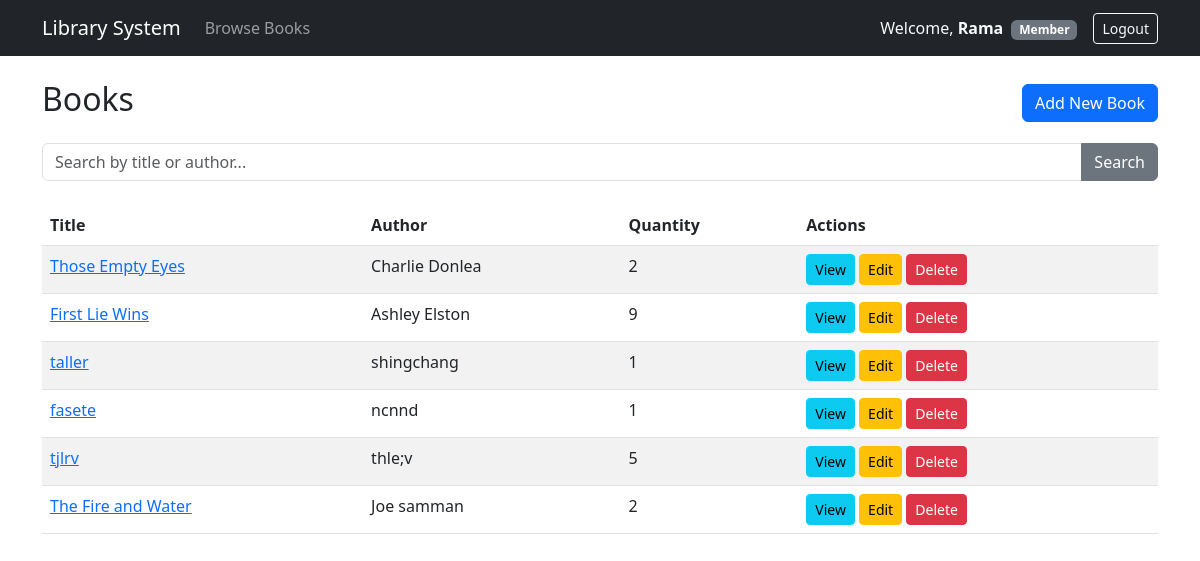
The app's page /books/ (signed in) with its own data.
### books/models.py (models this page shows, shortened)
class Member(models.Model):
    ROLE_CHOICES = (
        ('ADMIN', 'Administrator'),
        ('LIBRARIAN', 'Librarian'),
        ('ASSISTANT', 'Assistant'),
        ('MEMBER', 'Member'),
    )
    user = models.OneToOneField(User, on_delete=models.CASCADE, related_name='member_profile')
    role = models.CharField(max_length=15, choices=ROLE_CHOICES, default='MEMBER')
    phone = models.CharField(max_length=20)
    is_active_member = models.BooleanField(default=True)
    created_at = models.DateTimeField(auto_now_add=True)
    @property
    def is_admin(self):
        return self.role == 'ADMIN' or self.user.is_superuser

class Book(models.Model):
    title = models.CharField(max_length=200)
    author = models.CharField(max_length=200)
    quantity = models.IntegerField(validators=[MinValueValidator(0)])
    publication_year = models.IntegerField(
        validators=[MinValueValidator(1000), MaxValueValidator(current_year)]
    )

### books/views.py (the view)
# urls.py: path('', views.book_list, name='book_list'),
@login_required
def book_list(views_request):
    query = views_request.GET.get('q', '')
    if query:
        books = Book.objects.filter(Q(title__icontains=query) | Q(author__icontains=query))
    else:
        books = Book.objects.all()
    return render(views_request, 'books/book_list.html', {'books': books, 'query': query})

### books/templates/books/book_list.html
{% extends 'books/base.html' %}
{% block content %}
<div class="d-flex justify-content-between align-items-center mb-3">
    <h2>Books</h2>
    {% if user.is_authenticated %}
        <a href="{% url 'book_add' %}" class="btn btn-primary">Add New Book</a>
    {% endif %}
</div>
<form method="GET" class="mb-4">
    <div class="input-group">
        <input type="text" name="q" value="{{ query }}" class="form-control" placeholder="Search by title or author...">
        <button type="submit" class="btn btn-secondary">Search</button>
    </div>
</form>
<table class="table table-striped">
    <thead>
        <tr>
            <th>Title</th>
            <th>Author</th>
            <th>Quantity</th>
            <th>Actions</th>
        </tr>
    </thead>
    <tbody>
        {% for book in books %}
        <tr>
            <td><a href="{% url 'book_detail' book.id %}">{{ book.title }}</a></td>
            <td>{{ book.author }}</td>
            <td>{{ book.quantity }}</td>
            <td>
                <a href="{% url 'book_detail' book.id %}" class="btn btn-info btn-sm">View</a>
                {% if user.is_authenticated %}
                    <a href="{% url 'book_edit' book.id %}" class="btn btn-warning btn-sm">Edit</a>
                    <a href="{% url 'book_delete' book.id %}" class="btn btn-danger btn-sm">Delete</a>
                {% endif %}
            </td>
        </tr>
        {% empty %}
        <tr><td colspan="4">No books found.</td></tr>
        {% endfor %}
    </tbody>
</table>
{% endblock %}

### books/templates/books/base.html (shortened to what this page needs)
<!DOCTYPE html>
<html lang="en">
<head>
    <link href="https://cdn.jsdelivr.net/npm/bootstrap@5.3.0/dist/css/bootstrap.min.css" rel="stylesheet">
</head>
<body>
    <nav class="navbar navbar-expand-lg navbar-dark bg-dark mb-4">
        <div class="container">
            <a class="navbar-brand" href="{% url 'book_list' %}">Library System</a>
            <div class="collapse navbar-collapse" id="navbarNav">
                {% if user.is_authenticated %}
                    <ul class="navbar-nav me-auto">
                        <li class="nav-item">
                            <a class="nav-link" href="{% url 'book_list' %}">Browse Books</a>
                        </li>
                    </ul>
                    <div class="d-flex align-items-center">
                        <span class="navbar-text me-3 text-light">
                            Welcome, <strong>{{ user.username }}</strong>
                            <small class="badge bg-secondary ms-1">
                                {% if user.is_superuser %}
                                    Superuser
                                {% else %}
                                    {{ user.member_profile.get_role_display|default:"Member" }}
                                {% endif %}
                            </small>
                        </span>
                        <form action="{% url 'logout' %}" method="POST" class="d-inline">
                            <button type="submit" class="btn btn-outline-light btn-sm">Logout</button>
                        </form>
                    </div>
                {% else %}
                    <div class="ms-auto">
                        <a href="{% url 'login' %}" class="btn btn-outline-light btn-sm">Login</a>
                    </div>
                {% endif %}
            </div>
        </div>
    </nav>
    <div class="container">
        {% block content %}{% endblock %}
    </div>
</body>
</html>

### records on screen
Book: title "Those Empty Eyes", author "Charlie Donlea", quantity "2"
Book: title "First Lie Wins", author "Ashley Elston", quantity "9"
Book: title "taller", author "shingchang", quantity "1"
Book: title "fasete", author "ncnnd", quantity "1"
Book: title "tjlrv", author "thle;v", quantity "5"
Book: title "The Fire and Water", author "Joe samman", quantity "2"

### other values on screen
{{ user.username }} "Rama"
{{ user.member_profile.get_role_display|default:"Member" }} "Member"
